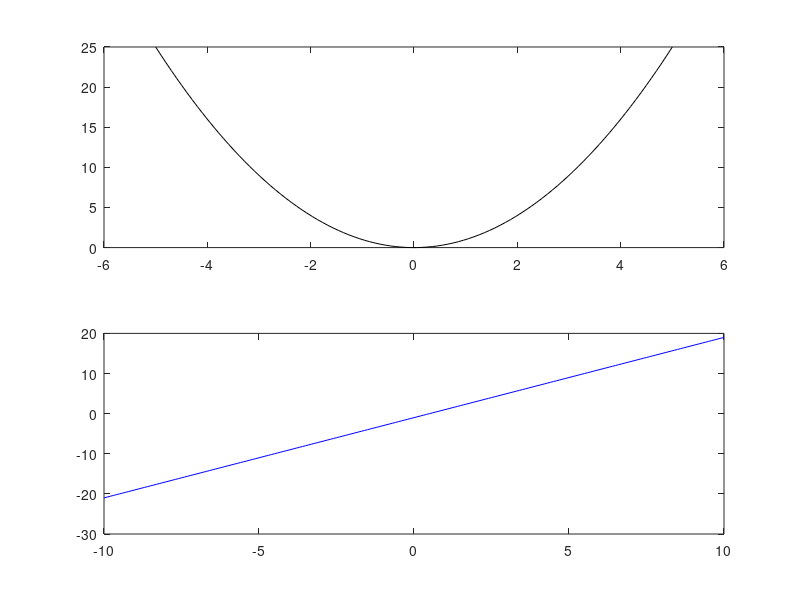

Reproduce this figure in MATLAB.
% Exercicios 1ª sessão Workshop de MATLAB
clear
%%
%{
Corra a seguinte secção de código (Ctrl + enter ou então "Run Section" no
tab com o nome EDITOR); As variáveis e os seus valores ficam armazenadas
na Workspace; Para visualizar uma variavel double-click em cima do nome da
mesma; Descomente o comando whos para verificar o tipo de cada variavel; o
output deste comando será visivel na Command Window
%}

v1 = 1;
v2 = "abc";
v3 = [1 2 3];
v4 = [1 2 3; 3 2 1];
v5 = 1 + 1i;
%whos

% Utilizando função clear apague as variaveis v2 e v3 da Workspace
clear v2 v3 % para fazer

% Altere o argumento da função clear de forma a apagar todas as variaveis da
% Workspace; O que acontece se não passar nenhum argumento?

%% Vetores
clear

%{
Em MATLAB existem 3 formas de representar um vetor:
   - Descretizar os valores
   - inicio:passo:fim
   - Utilizando a função linspace(inicio, fim, n_valores)
A partir desta informação recrie o seguinte vetor:
%}

vector = [0 10 20 30 40 50];
vector1 = 0:10:50; % para fazer
vector2 = linspace(0, 50, 6); % para fazer

% Verifique, na Workspace, se vector1 e vector2 são iguais a vector.
% O que altera se colocar ";" entre os valores da variavel vector?

%% Matrizes
clear

%{
Tal como para vetores, existem varias maneiras de representar uma matriz:
    - Descretizar os valores
    - Juntar n vetores com o mesmo numero de elementos
    - E varias funções tais como as que apresentamo nos slides
%}

A = [8     1     6;
     3     5     7;
     4     9     2];

% A partir da função magic reproduza a matriz A

m = magic(3); % para fazer

% Obtenha a transposta da matriz m

mT = m'; % para fazer

% Da matriz m e a sua transposta construa uma outra matriz de maior dimensão

M = [m,mT]; % para fazer

% Da função size ou length obtenha o valor da maior dimensão da matriz M

maior_dim = length(M); % para fazer

% Qual o número de elementos da matriz M; "prod" aparece sublinhado a
% vermelho, faça a correção e verifique o resultado

n_elementos = prod(size(M)); % para fazer

% Atribua à variavel el o valor da matriz M que se encontra na 3 coluna,
% linha 2; Qual o primeiro elemento da matriz? Qual o último?

el = M(2,3); % para fazer
el_one = M(1,1); % para fazer
el_last = M(end,end); % para fazer

% Crie uma matriz de elementos pseudo aleatórios de dimensão 20x20
rng(42) % esta função permite obter os mesmos valores da funcão randi 
%independetemente do número de vezes que o programa é executado (seed)

random = randi(20,20); % para fazer

% Através desta matriz extraia os elementos de 15 a 20 da coluna 7; obtenha o
% mesmo resultado através de um vetor

%vector = [15:20] % para fazer
v = random(15:20,7); % para fazer

% Construa um vetor com os elementos da matriz random maiores que 15

v_maior_15 = random(random > 15); % para fazer

%% Aritmética de Matrizes
clear v_maior_15 v random el_last el_one el n_elementos maior_dim M A

% Operações entre m e a sua transposta

mult = m*mT;
div = m/mT;
squared = m^2;

% o que alterava nas operações anteriores para serem feitas elemento a
% elemento?

% obtenha de 3 maneiras diferentes a matriz twos
twos = [2 2 2 2 2 2;
        2 2 2 2 2 2;
        2 2 2 2 2 2;
        2 2 2 2 2 2;
        2 2 2 2 2 2;
        2 2 2 2 2 2];

twos_1 = zeros(6,6) + 2; % para fazer
twos_2 = 2*ones(6,6); % para fazer
twos_3 = 2*ones(6,6) + zeros(6,6); % para fazer
%% Sistemas de Equações
clear

%{
Considere o seguinte sistema de equações

    4u + 2v - 3w = 10
    7u - 3v      = -4
    5u + 7v + 4w = 9

Escreve as matrizes A e b que lhe permitam obter o valor do vetor [u,v,w]
%}

A = [4     2     -3;
     7     -3     0;
     5     7     4]; % para fazer
 
b = [10; -4; 9]; % para fazer

% Obtenha o vetor [u,v,w]

x1 = inv(A)*b; % para fazer

% Obtenha o mesmo resultado através de uma função built-in ao MATLAB
x2 = linsolve(A,b); % para fazer

%% Polinómios 
clear
%{
Represente os seguintes polinómios
p(x) = x^5 - 2x^3 + 0.5x^2 - 49x + 2
q(x) = 2x^4 - 3x^2 + 5x
%}

p = [1 0 -2 0.5 -49 2]; % para fazer
q = [2 0 -3 5 0]; % para fazer

% Calcule as raizes de p(x) e q(x)

raizes_p = roots(p); % para fazer
raizes_q = roots(q); % para fazer

% utilize o comando que permita a multiplicação dos polinomios

mult = conv(p,q); % para fazer
%{
Tendo em conta as raizes que obteve utilize a função poly de maneira a
obter de novo os polinomios p e q; Notou alguma diferença entre o
resultado obtido e os polinomios do enunciado? Compare
%}
new_p = poly(raizes_p); % para fazer
new_q = poly(raizes_q); % para fazer

%% Plots
clear
%{
Faça um gráfico da função seno no intervalo de [0, 2*pi], com um passo
de 0.1. A linha do gráfico deve ser a vermelho, com marcadores de 'x'.
%}
close

x = 0:0.1:2*pi; % para fazer
y = sin(x); % para fazer

plot(x, y, 'xr') % para fazer
%{
Dê plot de duas funções f(x1) = 2 * x1 - 1 e g(x2) = (x2)^2, no mesmo
gráfico, a primeira com uma linha azul e a segunda com uma linha 
preta. Para o dominio de f use um vetor de -10 a 10 com um passo de
0.1 e para o da g use um vetor de -5 a 5 com 100 pontos.
%}
close

x1 = -10:0.1:10; % para fazer
x2 = linspace(-5, 5, 100); % para fazer

f = 2 * x1 - 1; % para fazer
g = x2 .^ 2; % para fazer

plot(x1, f, 'b') % para fazer
hold on  % para fazer
plot(x2 , g, 'k') % para fazer

% Ou, alternativamente,
% plot(x1, f, 'b',x2, g, 'k')

%{
Com as funções do exercício anterior faça um subplot onde no gráfico 
de cima apareça a função g e no de baixo a função f.
%}
close

subplot(2, 1, 1) % para fazer
plot(x2, g, 'k') % para fazer

subplot(2, 1, 2) % para fazer
plot(x1, f, 'b') % para fazer





































